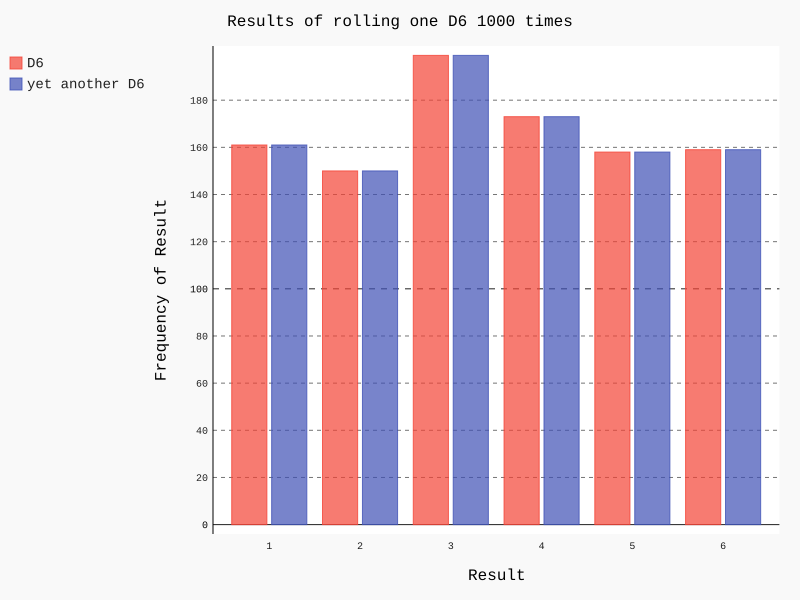

Python code for this plot:
#!/usr/bin/env python3
# -*- coding: utf-8 -*-

''''''

__author__ = 'Engine'



import pygal
from die import Die
from collections import Counter

die = Die()

results = []
for roll_num in range(1000):
    result = die.roll()
    results.append(result)

frequencies = []
for value in range(1, die.num_sides+1):
    # list.count(value) -> integer
    # return number of occurrences of value
    frequency = results.count(value)
    frequencies.append(frequency)

# another way to count frequencies
counter = Counter(results)

hist = pygal.Bar()

hist.title = "Results of rolling one D6 1000 times"
hist.x_labels = ['1', '2', '3', '4', '5', '6']
hist.x_title = "Result"
hist.y_title = "Frequency of Result"

hist.add("D6", frequencies)
hist.add("yet another D6", counter.values())
hist.render_to_file("die_visual.svg")
